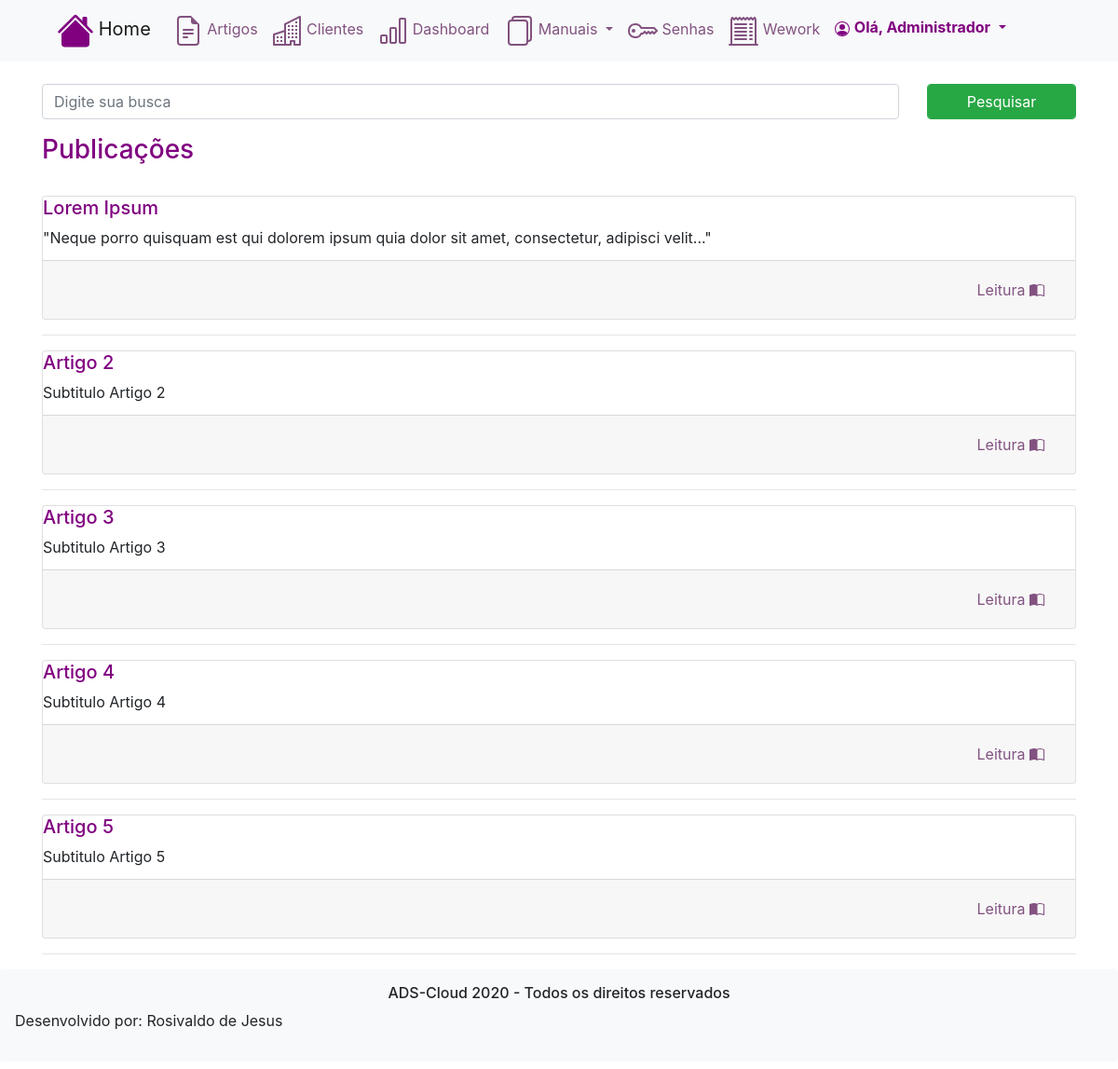
The page /artigos/ (signed in) on the database its author committed.
### evertical/models.py (models this page shows, shortened)
class tbArtigos(models.Model):
    artigoTitulo = models.CharField(max_length=255, blank=True, null=True)
    artigoSubtitulo = models.CharField(max_length=255, blank=True, null=True)
    artigoTexto = RichTextField(blank=True, null=True)
    class Meta:
        db_table = 'tbArtigos'
        verbose_name_plural = 'Artigos'

### evertical/views.py (the view)
# urls.py: path('artigos/', artigos),
@login_required(login_url='/login/')
def artigos(request):
    artigos = tbArtigos.objects.all()
    queryset = request.GET.get('q')
    if queryset:
        artigos = tbArtigos.objects.filter(
            Q(artigoTitulo__icontains=queryset)|
            Q(artigoSubtitulo__icontains=queryset)|
            Q(artigoTexto__icontains=queryset)
        )
    dados = {'artigos': artigos}
    return render(request, 'artigos.html', dados)

### templates/artigos.html (shortened to what this page needs)
{% extends "base.html" %}
{% load static %}
{% block content %}
<div class="container-xl">
	<br>
	<section>
		<form method="GET">
			<div class="row">
				<div class="form-group col-10">
					<input type="search" class="form-control"
						placeholder="Digite sua busca"
						name="q" value="{{ request.GET.q }}">
				</div>
				<div class="form-group col-2" >
					<button class=" form-control btn-success">Pesquisar</button>
				</div>
			</div>
		</form>
	</section>
	<section>
		<h3 style="color: purple">Publicações</h3>
		<br>
		{% for artigo in artigos %}
		<div class="card rounded">
			<div><h5 style="color: purple">{{ artigo.artigoTitulo }}</h5></div>
			<div><p class="card-title">{{ artigo.artigoSubtitulo }}</p></div>
			<div class="card-footer" align="right">
				<button class="btn btn-outline">
					<a href="/artigoVisualizacao/?id={{ artigo.id }}"  style="color: #825280">
						Leitura
				</button>
			</div>
		</div>
		<hr>
		{% endfor %}
	</section>
</div>
{% endblock %}s

### templates/model-header.html (shortened to what this page needs)
<div class="bg-light" >
        <div class="container">
          <nav class="navbar navbar-expand-lg navbar-light bg-light ">
            {% if request.user.is_authenticated %}
            <a class="navbar-brand" href="/">
              <strong style="color: purple">
              </strong>
              Home
            </a>
            {% endif %}
            <div class="collapse navbar-collapse" id="navbarNavDropdown">
              <ul class="navbar-nav">
                  {% if request.user.is_authenticated %}
                <li class="nav-item active">
                  <a class="nav-link" href="/artigos/" style="color: #825280">
                    Artigos
                  </a>
                </li>
                  {% endif %}
                  {% if request.user.is_authenticated %}
                <li class="nav-item">
                  <a class="nav-link" href="/clientes/" style="color: #825280">
                    Clientes
                  </a>
                </li>
                  {% endif %}
                  {% if request.user.is_authenticated %}
                <li class="nav-item">
                  <a class="nav-link" href="/dashboard/" style="color: #825280">
                    Dashboard
                  </a>
                </li>
                  {% endif %}
                  {% if request.user.is_authenticated %}
                <li class="nav-item dropdown">
                  <a class="nav-link dropdown-toggle" href="#" id="navbarDropdownMenuLink" role="button" data-toggle="dropdown" aria-haspopup="true" aria-expanded="false" style="color: #825280">
                    Manuais
                  </a>
                </li>
                  {% endif %}
                  {% if request.user.is_authenticated %}
                <li class="nav-item">
                  <a class="nav-link" href="/senhasPadroes/" style="color: #825280">
                    Senhas
                  </a>
                </li>
                  {% endif %}
                  {% if request.user.is_authenticated %}
                <li class="nav-item">
                  <a class="nav-link" href="/wework/" style="color: #825280">
                    Wework
                  </a>
                </li>
                  {% endif %}
                  {% if request.user.is_authenticated %}
                        <li class="nav-item dropdown" >
                          <a class="nav-link dropdown-toggle" href="#" id="navbarDropdownMenuLink" role="button" data-toggle="dropdown" aria-haspopup="true" aria-expanded="false" style="color: purple">
                            <strong>Olá, {{ request.user.get_full_name }}</strong>
                          </a>
                        </li>
                          {% endif %}
              </ul>
            </div>
          </nav>
        </div>
</div>

### static/css/style.css (style rules this page uses)
p { text-align: justify; }

### rows shown on the page
tbArtigos: artigoTitulo "Lorem Ipsum", artigoSubtitulo "\"Neque porro quisquam est qui dolorem ipsum quia dolor sit amet, consectetur, adipisci velit...\""
tbArtigos: artigoTitulo "Artigo 2", artigoSubtitulo "Subtitulo Artigo 2"
tbArtigos: artigoTitulo "Artigo 3", artigoSubtitulo "Subtitulo Artigo 3"
tbArtigos: artigoTitulo "Artigo 4", artigoSubtitulo "Subtitulo Artigo 4"
tbArtigos: artigoTitulo "Artigo 5", artigoSubtitulo "Subtitulo Artigo 5"

### other values the page prints
{{ request.user.get_full_name }} "Administrador"
